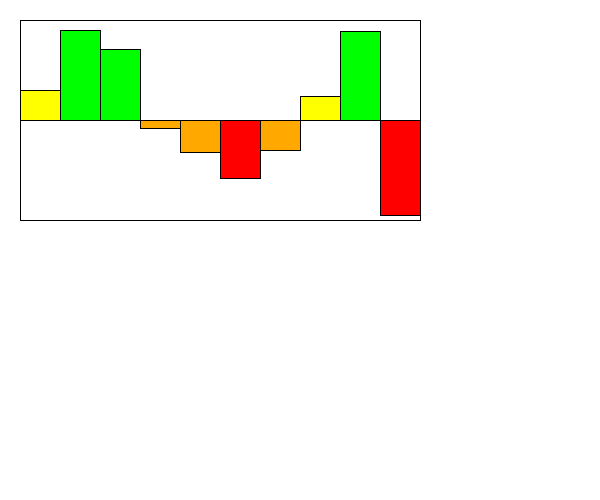
Frame 1 (no input)
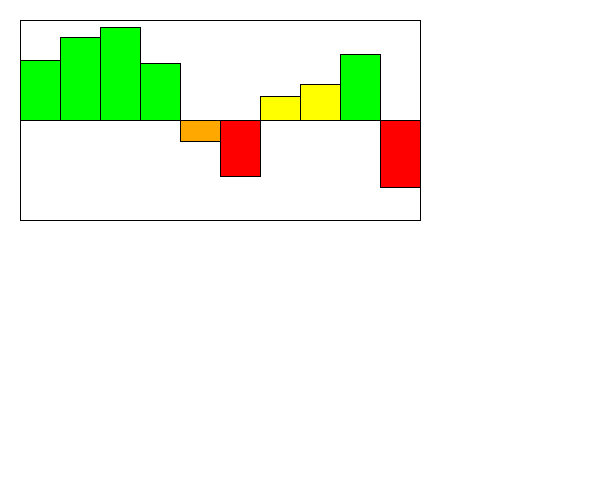
Frame 60 (the mouse pressed at the canvas centre just before this capture)
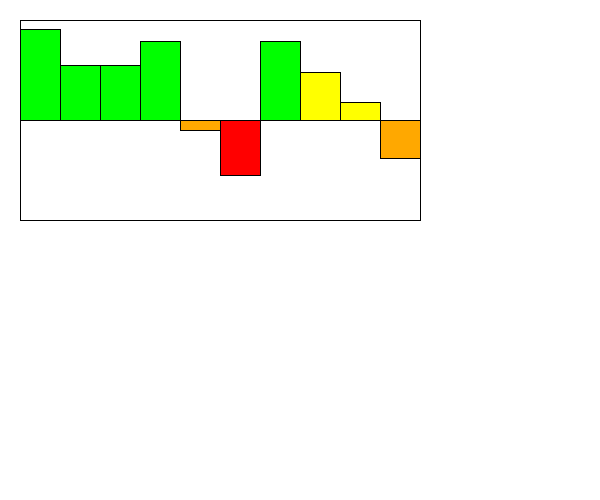
Frame 120 (the mouse held since frame 60 and released just before this capture)

The Processing sketch that drew these frames (run headless with seeded random() and noise(); from frame 60 on, the mouse is pressed at the canvas centre):

// Processing sketch: Section1
// ── Section1.pde
int MAX_VALUE = 100;
int MIN_VALUE = -100;
Visualizer v;

/*You are simulating a visualizer of multiple values
 You need to create a display method first. 
 Then you can make a method that changes the values each time the update is called. 
 */
class Visualizer {
  float x, y;
  float [] values;
  float [] speeds;
  Visualizer(float x, float y) {
    this.x = x;
    this.y = y;
    values = new float[10];
    speeds = new float[10];
    for (int i = 0; i < values.length; i++) {
      values[i] = random(-99, 99);
      speeds[i] = random(2);
    }
  }

  void display() {
    //draw the bars equally spaced inside this box. 
    //You can assume 10, but it would be even better 
    //if you could modify it to be larger increments.
    fill(255);
    rect(x, y, 400, 200);
    //This is a 200x400 box.
    //The width of the visualizer is 400! This rect is the border

    //the line is the 0 y-value, the top is 100, the bottom is -100
    line(x, y+100, x+400, y+100);

    //You need to use a loop. You need to make the HEIGHT of the bars 
    //the values in the array.
    //Negative values are red, and go below the line.
    //Positive values are green and go above the line.

    //???WRITE THIS METHOD FIRST!!!
    //THESE ARE WRONG: They just illustrate how they could look
    //fill(255, 0, 0);//red
    //rect(x+10, y+100, 60, 50);
    //fill(0, 255, 0);//green
    //rect(x+120, y+50, 60, 50);


    //Width of the visualizer is 400!
     
     for(int i = 0; i < values.length; i++){
       if (values[i] > MAX_VALUE/2){
        fill(0, 255, 0);
      }
      else if (values[i] > 0){
        fill(255, 255, 0);
      }
      else if (values[i] > MIN_VALUE/2){
        fill(255, 168, 0);
      }
      else{
        fill(255, 0, 0);
      }
       rect(x + (400 / 10) * i, y + MAX_VALUE, (400 / 10), -values[i]);
     }
       
  
  }
  void update() {
    //???WRITE THIS METHOD SECOND!!!
    for (int i = 0; i < values.length; i++) {
      values[i] += speeds[i]; //the speed updates the values. Do not touch this.
      //??? keep them values between max/min value so they stay in the box.
      if (values[i] > MAX_VALUE){
        values[i] = MAX_VALUE;
      }
      if (values[i] < MIN_VALUE){
        values[i] = MIN_VALUE;
      }
      //??? reverse the speeds so the bar oscillates up/down when it reaches max/min
      if (values[i] == MAX_VALUE || values[i] == MIN_VALUE){
        speeds[i] = -speeds[i];
      }
    }
  }
}

void setup() {
  size(600, 500);
  v = new Visualizer(20, 20);
}
void draw() {
  background(255);
  v.display();
  v.update();
}
